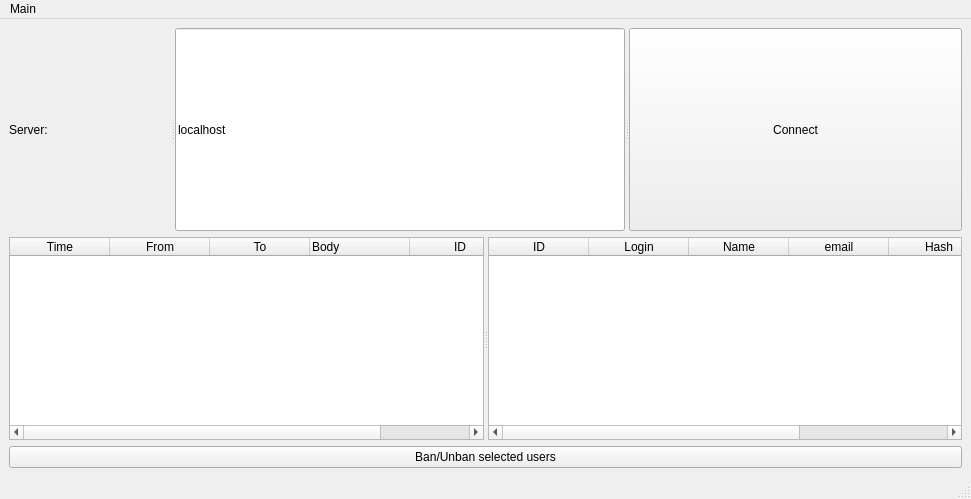
<?xml version="1.0" encoding="UTF-8"?>
<ui version="4.0">
 <class>MainWindow</class>
 <widget class="QMainWindow" name="MainWindow">
  <property name="geometry">
   <rect>
    <x>0</x>
    <y>0</y>
    <width>971</width>
    <height>499</height>
   </rect>
  </property>
  <property name="windowTitle">
   <string>Chat 28 Admin Console</string>
  </property>
  <widget class="QWidget" name="centralwidget">
   <layout class="QGridLayout" name="gridLayout">
    <item row="0" column="0">
     <widget class="QSplitter" name="splitter_2">
      <property name="orientation">
       <enum>Qt::Horizontal</enum>
      </property>
      <widget class="QLabel" name="Server_Label">
       <property name="layoutDirection">
        <enum>Qt::RightToLeft</enum>
       </property>
       <property name="text">
        <string>Server:</string>
       </property>
      </widget>
      <widget class="QLineEdit" name="Server_lineEdit">
       <property name="text">
        <string>localhost</string>
       </property>
      </widget>
      <widget class="QPushButton" name="Connect_pushButton">
       <property name="text">
        <string>Connect</string>
       </property>
      </widget>
     </widget>
    </item>
    <item row="2" column="0">
     <widget class="QPushButton" name="BanpushButton">
      <property name="minimumSize">
       <size>
        <width>953</width>
        <height>0</height>
       </size>
      </property>
      <property name="text">
       <string>Ban/Unban selected users</string>
      </property>
     </widget>
    </item>
    <item row="1" column="0">
     <widget class="QSplitter" name="splitter">
      <property name="orientation">
       <enum>Qt::Horizontal</enum>
      </property>
      <widget class="QTableWidget" name="Messages_tableWidget">
       <column>
        <property name="text">
         <string>Time</string>
        </property>
       </column>
       <column>
        <property name="text">
         <string>From</string>
        </property>
       </column>
       <column>
        <property name="text">
         <string>To</string>
        </property>
       </column>
       <column>
        <property name="text">
         <string>Body</string>
        </property>
        <property name="textAlignment">
         <set>AlignLeading|AlignTop</set>
        </property>
       </column>
       <column>
        <property name="text">
         <string>ID</string>
        </property>
       </column>
      </widget>
      <widget class="QTableWidget" name="Users_tableWidget">
       <property name="contextMenuPolicy">
        <enum>Qt::CustomContextMenu</enum>
       </property>
       <property name="selectionBehavior">
        <enum>QAbstractItemView::SelectRows</enum>
       </property>
       <column>
        <property name="text">
         <string>ID</string>
        </property>
       </column>
       <column>
        <property name="text">
         <string>Login</string>
        </property>
       </column>
       <column>
        <property name="text">
         <string>Name</string>
        </property>
       </column>
       <column>
        <property name="text">
         <string>email</string>
        </property>
       </column>
       <column>
        <property name="text">
         <string>Hash</string>
        </property>
       </column>
       <column>
        <property name="text">
         <string>Banned till</string>
        </property>
        <property name="font">
         <font>
          <bold>true</bold>
         </font>
        </property>
        <property name="foreground">
         <brush brushstyle="NoBrush">
          <color alpha="255">
           <red>170</red>
           <green>0</green>
           <blue>0</blue>
          </color>
         </brush>
        </property>
       </column>
      </widget>
     </widget>
    </item>
   </layout>
  </widget>
  <widget class="QMenuBar" name="menubar">
   <property name="geometry">
    <rect>
     <x>0</x>
     <y>0</y>
     <width>971</width>
     <height>22</height>
    </rect>
   </property>
   <widget class="QMenu" name="menuExit">
    <property name="title">
     <string>Main</string>
    </property>
    <addaction name="separator"/>
    <addaction name="actionLaunch_another_session"/>
    <addaction name="separator"/>
    <addaction name="actionExit"/>
   </widget>
   <addaction name="menuExit"/>
  </widget>
  <widget class="QStatusBar" name="statusbar"/>
  <action name="actionExit">
   <property name="text">
    <string>Exit</string>
   </property>
  </action>
  <action name="actionNew_Client_Session">
   <property name="text">
    <string>New Client Session</string>
   </property>
  </action>
  <action name="actionLaunch_another_session">
   <property name="text">
    <string>Launch another session</string>
   </property>
  </action>
 </widget>
 <resources/>
 <connections/>
</ui>
